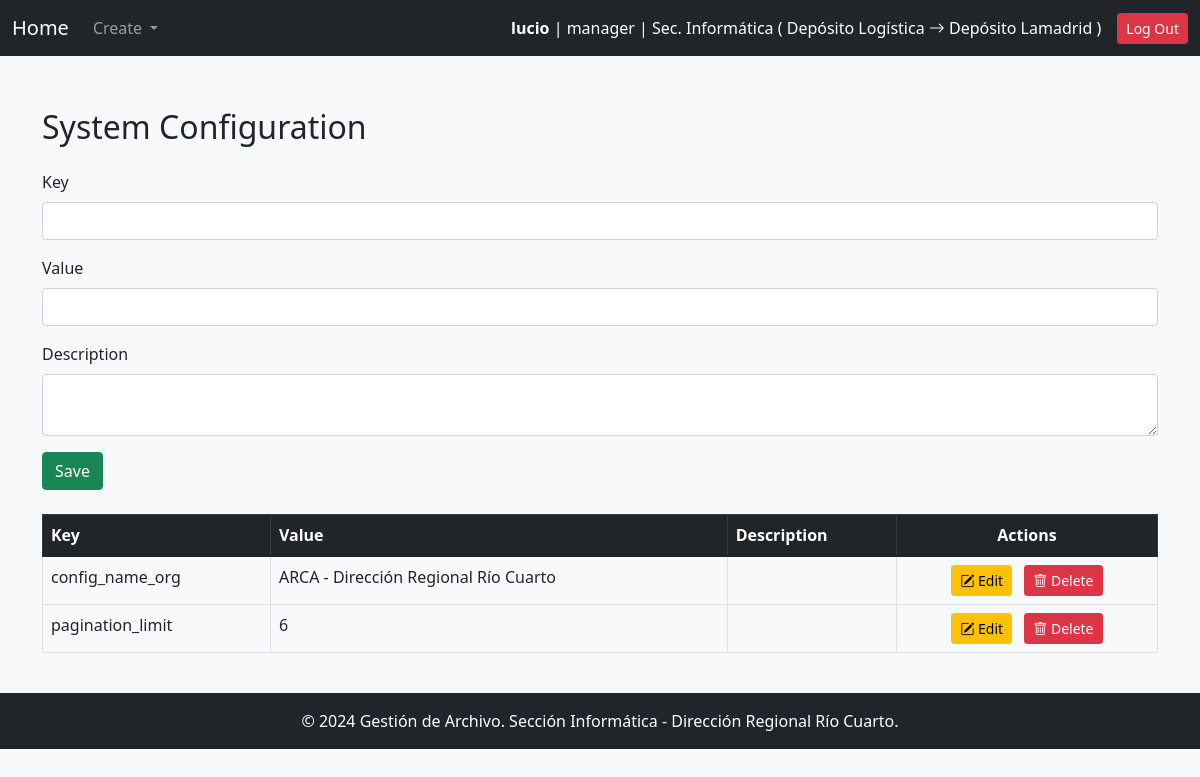
Screenshot of /config_keys_values/ (signed in) with the database file from the repository.
### gestion_archivo_app/models.py (models this page shows, shortened)
class User(AbstractUser):
    ROLE_CHOICES = [
        ('user', 'User'),
        ('manager', 'Manager'),
        ('archive_responsible', 'Archive Responsible'),
        ('admin', 'System Administrator')
    ]
    role = models.CharField(max_length=32, choices=ROLE_CHOICES)
    area = models.ForeignKey('Area', on_delete=models.PROTECT, verbose_name="User Area")
    deposit = models.ForeignKey(
        'Area',
        on_delete=models.PROTECT,
        default=get_default_archive,
        verbose_name="Archive",
        related_name='deposits'
    )
    objects = UserManager()
    USERNAME_FIELD = 'username'
    REQUIRED_FIELDS = ['first_name', 'last_name', 'role']

class Area(models.Model):
    code = models.CharField(max_length=30, unique=True, verbose_name="Area Code")
    name = models.CharField(max_length=100, unique=True, verbose_name="Area Name")
    description = models.TextField(blank=True, null=True, verbose_name="Description")
    is_deposit = models.BooleanField(default=False, verbose_name="Is Deposit")
    def __str__(self):
        return self.name

class SystemConfigKeyValues(models.Model):
    key = models.CharField(max_length=100, unique=True)
    value = models.CharField(max_length=255)
    description = models.TextField(blank=True, null=True)

### gestion_archivo_app/views.py (the view, shortened to what this page needs)
# urls.py: path('config_keys_values/', config_keys_values, name='config_keys_values'),
@login_required
def config_keys_values(request):
    configs = SystemConfigKeyValues.objects.all()
    return render(request, 'config_keys_values.html', {'configs': configs})

### gestion_archivo_app/context_processors.py (called while the page is built)
def system_config(request):
    try:
        pagination_limit = int(SystemConfigKeyValues.objects.get(key="pagination_limit").value)
    except SystemConfigKeyValues.DoesNotExist:
        pagination_limit = 10  # Valor por defecto
    try:
        default_archive_code = SystemConfigKeyValues.objects.get(key="default_archive_code").value
    except SystemConfigKeyValues.DoesNotExist:
        default_archive_code = "AADE_ARCHIVE"  # Valor por defecto
    try:
        config_name_org = SystemConfigKeyValues.objects.get(key="config_name_org").value
    except SystemConfigKeyValues.DoesNotExist:
        config_name_org = "Define config_name_org"  # Valor por defecto
    return {
        "pagination_limit": pagination_limit,
        "default_archive_code": default_archive_code,
        "config_name_org": config_name_org
    }

def archive_responsible_area(request):
    if request.user.is_authenticated and hasattr(request.user, 'deposit'):
        try:
            archive_responsible = User.objects.filter(
                role='archive_responsible',
                deposit=request.user.deposit
            ).first()
            return {'archive_responsible_area': archive_responsible.area if archive_responsible else None}
        except Exception as e:
            print(f"Error in archive_responsible_area context processor: {e}")
    return {'archive_responsible_area': None}

### gestion_archivo_app/templates/config_keys_values.html (shortened to what this page needs)
{% extends 'base.html' %}
{% load static %}
{% block content %}
<div class="container mt-5">
    <h2 class="mb-4">System Configuration</h2>
    <form method="post" class="mb-4">
        <div class="mb-3">
            <label for="key" class="form-label">Key</label>
            <input type="text" id="key" name="key" class="form-control" required>
        </div>
        <div class="mb-3">
            <label for="value" class="form-label">Value</label>
            <input type="text" id="value" name="value" class="form-control" required>
        </div>
        <div class="mb-3">
            <label for="description" class="form-label">Description</label>
            <textarea id="description" name="description" class="form-control"></textarea>
        </div>
        <button type="submit" name="action" value="save" class="btn btn-success">Save</button>
    </form>
    <table class="table table-bordered">
        <thead class="table-dark">
            <tr>
                <th>Key</th>
                <th>Value</th>
                <th>Description</th>
                <th class="text-center">Actions</th>
            </tr>
        </thead>
        <tbody>
            {% for config in configs %}
            <tr>
                <td>{{ config.key }}</td>
                <td>{{ config.value }}</td>
                <td>{{ config.description }}</td>
                <td class="text-center">
                    <button type="button" class="btn btn-sm btn-warning me-2" onclick="editConfig('{{ config.id }}', '{{ config.key }}', '{{ config.value }}', '{{ config.description }}')">
                        <i class="bi bi-pencil-square"></i> Edit
                    </button>
                    <form method="post" class="d-inline">
                        <button type="submit" name="action" value="delete" class="btn btn-sm btn-danger">
                            <i class="bi bi-trash"></i> Delete
                        </button>
                    </form>
                </td>
            </tr>
            {% empty %}
            <tr>
                <td colspan="4" class="text-center">No configuration keys found.</td>
            </tr>
            {% endfor %}
        </tbody>
    </table>
</div>
{% endblock %}

### gestion_archivo_app/templates/base.html (shortened to what this page needs)
<!DOCTYPE html>
<html lang="en">
<head>
    {% load static %}
    <link href="https://cdn.jsdelivr.net/npm/bootstrap-icons/font/bootstrap-icons.css" rel="stylesheet">
<link rel="stylesheet" href="https://cdn.jsdelivr.net/npm/bootstrap@5.1.3/dist/css/bootstrap.min.css" />
<link rel="stylesheet" href="https://cdn.jsdelivr.net/npm/select2@4.1.0-rc.0/dist/css/select2.min.css" />
<link rel="stylesheet" href="https://cdn.jsdelivr.net/npm/select2-bootstrap-5-theme@1.3.0/dist/select2-bootstrap-5-theme.min.css" />
<link rel="stylesheet" href="https://cdn.jsdelivr.net/npm/select2-bootstrap-5-theme@1.3.0/dist/select2-bootstrap-5-theme.rtl.min.css" />
</head>
<body class="bg-light" a>
    <nav class="navbar navbar-expand-lg navbar-dark bg-dark">
        <div class="container-fluid">
            <a class="navbar-brand" href="{% url 'main' %}">Home</a>
            <div class="collapse navbar-collapse" id="navbarNav">
                <ul class="navbar-nav me-auto">
                    <li class="nav-item dropdown">
                        <a class="nav-link dropdown-toggle" href="#" id="createDropdown" role="button" data-bs-toggle="dropdown" aria-expanded="false">
                            Create
                        </a>
                    </li>
                </ul>
            </div>
                <div class="d-flex align-items-center">
                    {% if user.is_authenticated %}
                        <span class="text-white me-3">
                            <strong>{{ user.username }}</strong> | {{ user.role }} | {{ user.area.name }} ( {{ archive_responsible_area }} <i class="bi bi-arrow-right"></i> {{ user.deposit.name }} )
                        </span>
                        <a href="{% url 'logout' %}" class="btn btn-danger btn-sm">Log Out</a>
                    {% else %}
                        <a href="{% url 'login' %}" class="btn btn-success btn-sm">Log In</a>
                    {% endif %}
                </div>
            </div>
    </nav>
    <div class="container-fluid py-4" style='margin-top:-20px' >
        {% block content %}{% endblock %}
    </div>
    <footer class="bg-dark text-white text-center py-3 mt-auto">
        <p class="mb-0">&copy; 2024 Gestión de Archivo. Sección Informática - Dirección Regional Río Cuarto.</p>
    </footer>
</body>
</html>

### gestion_archivo_app/templates/base.html (style rules this page uses)
html { scroll-behavior:auto; }

### rows the page displays
User: username "lucio", role "manager", area.name "Sec. Informática", deposit.name "Depósito Lamadrid"
Area: name "Depósito Logística"
SystemConfigKeyValues: key "config_name_org", value "ARCA - Dirección Regional Río Cuarto"
SystemConfigKeyValues: key "pagination_limit", value "6"
